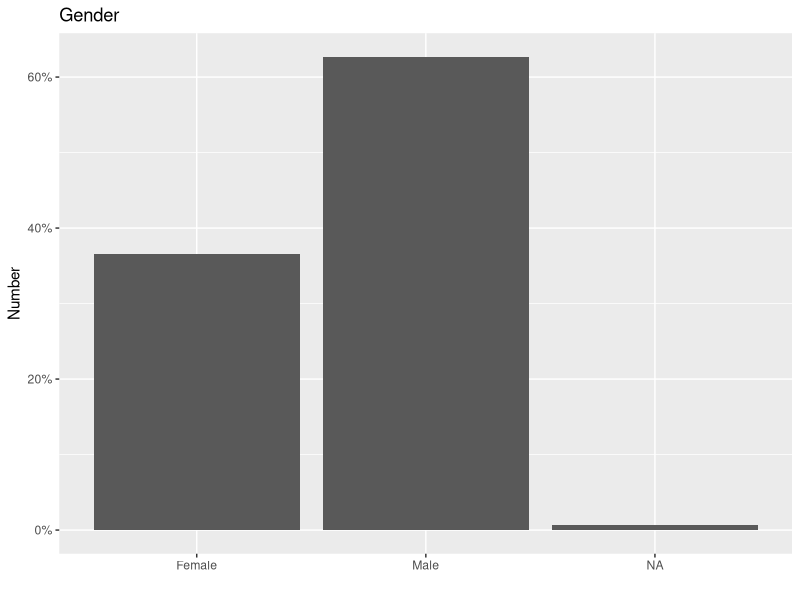
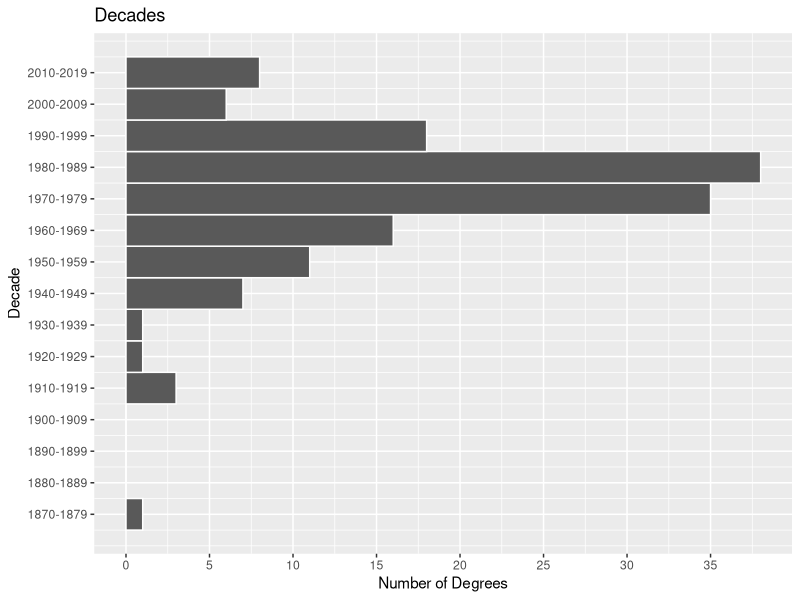
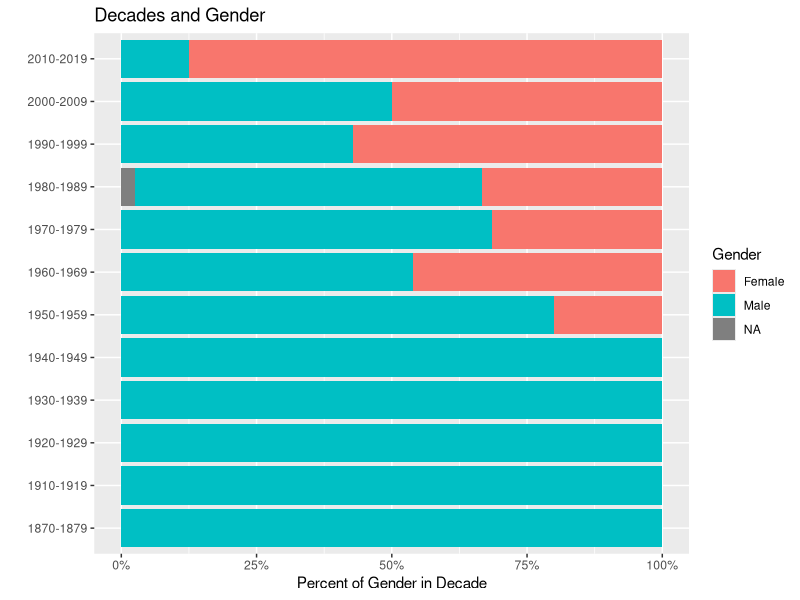
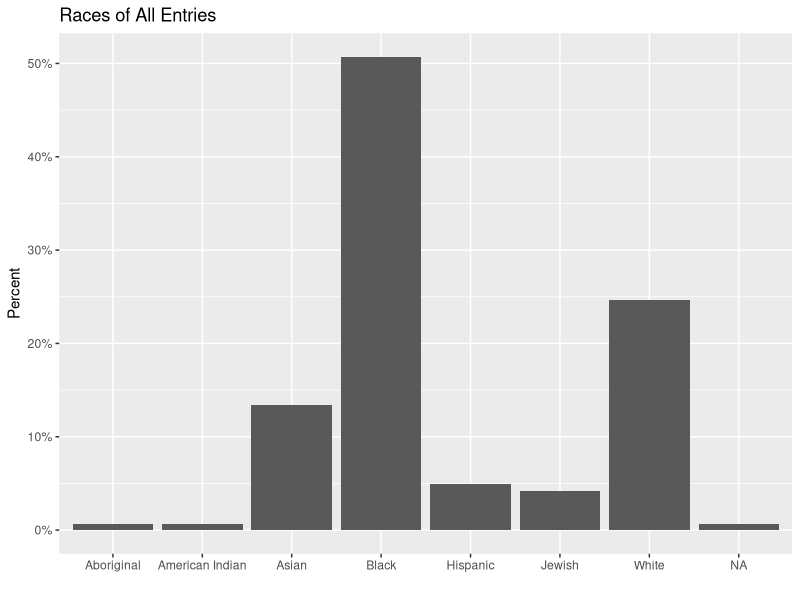
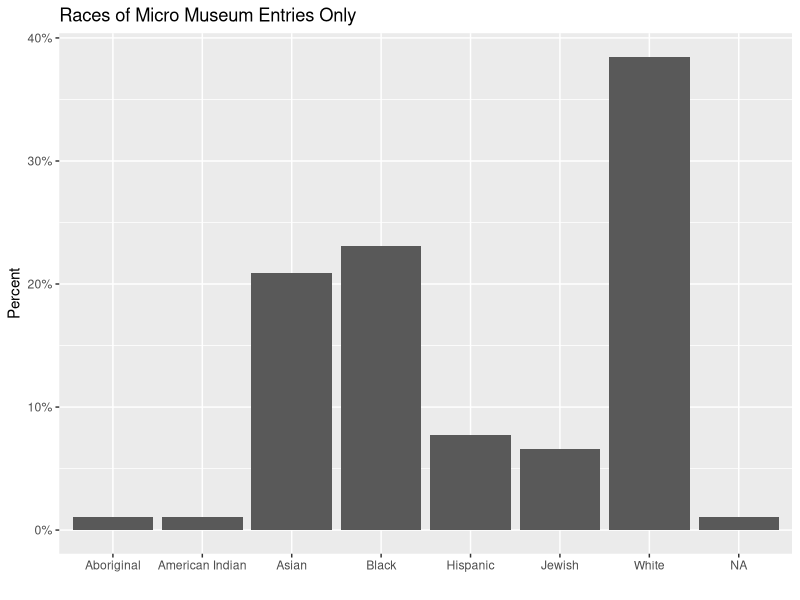
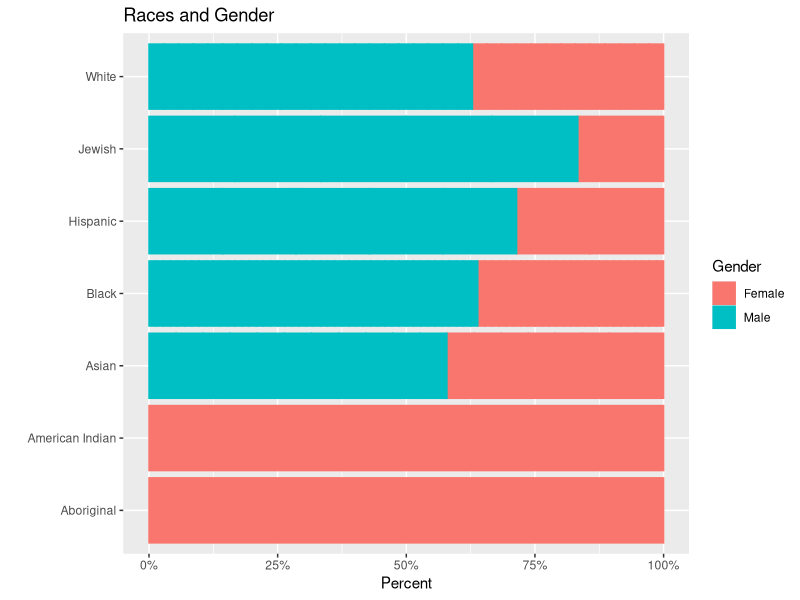
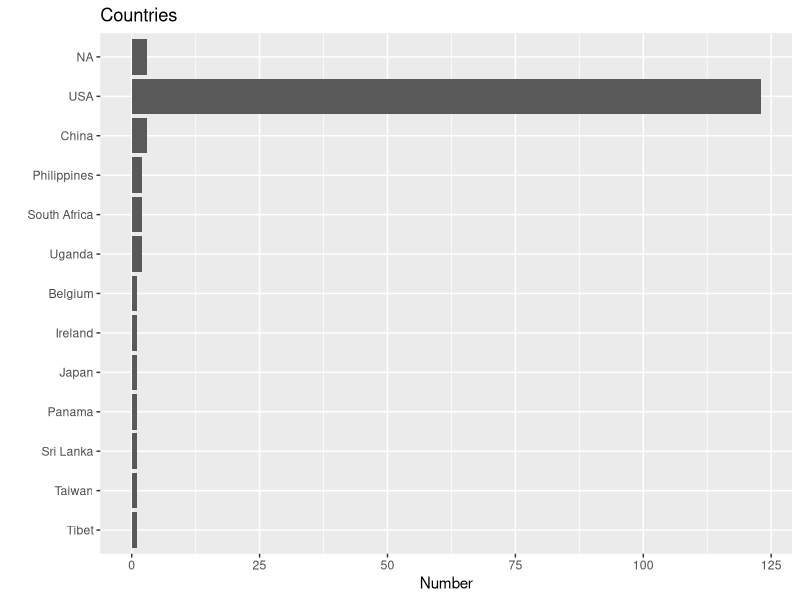
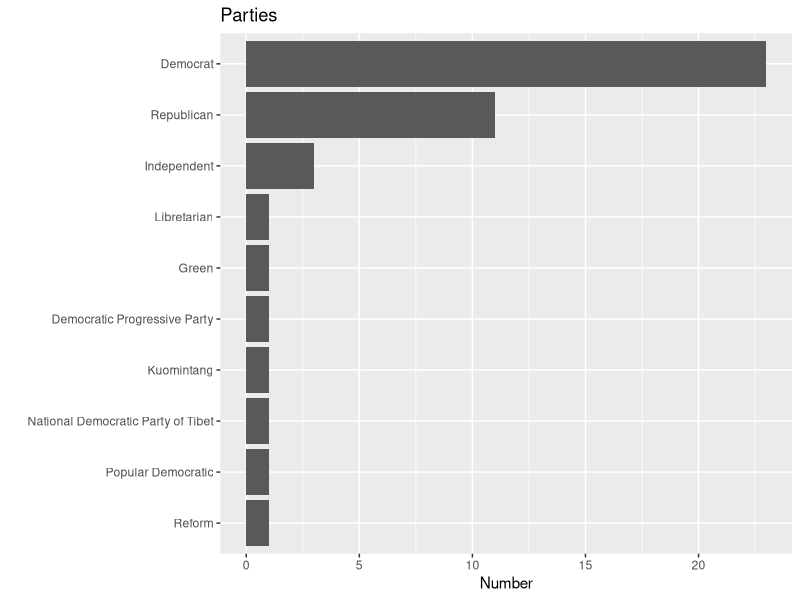

Generate these figures, in order, with R:
## ---- chunk 1
knitr::opts_chunk$set(echo = FALSE)
library(tidyverse)
## ---- chunk 2
x <- read_csv("phase1_airtable.csv", col_types = cols()) %>% 
  rename(name = `Name (Last, First)`, 
         degree = `HLS Degree(s)`,
         year = `Grad Date(s)`,
         category = `Position / Role`, 
         race = `Race`, 
         gender = `Gender`, 
         party = `Party`, 
         country = `Country`) %>% 
  select(name, degree, year, category, race, gender, party, country) %>% 
  drop_na(name)
## ---- chunk 3
x %>% 
  ggplot(aes(gender)) +
  geom_bar(aes(y = after_stat(count / sum(count)))) +
  scale_y_continuous(labels = scales::percent_format()) +
  labs(title = "Gender", 
       x = "",
       y = "Number") 
## ---- chunk 4
x %>% 
  separate_rows(year, sep = "\\s*/\\s*") %>% 
  mutate(year = str_replace_all(year, "[^0-9].*", "")) %>% 
  mutate(year = as.numeric(year)) %>% 
  ggplot(aes(y = year)) +
  geom_histogram(boundary = 1950, binwidth = 10, color = "white") +
  scale_y_continuous(breaks = seq(1875, 2015, 10),
                     labels = c("1870-1879", "1880-1889", "1890-1899", "1900-1909",
                                "1910-1919","1920-1929", "1930-1939", "1940-1949",
                                "1950-1959","1960-1969", "1970-1979", "1980-1989",
                                "1990-1999", "2000-2009", "2010-2019")) +
  scale_x_continuous(breaks = seq(0, 40, 5)) +
  labs(title = "Decades",
       x = "Number of Degrees",
       y = "Decade")
## ---- chunk 5
x %>%
  separate_rows(year, sep = "\\s*/\\s*") %>%
    mutate(year = str_replace_all(year, "[^0-9].*", "")) %>% 
  mutate(year = as.numeric(year)) %>%
  drop_na(year) %>% 
  mutate(decade = case_when(year >= 2010 & year <= 2019 ~ "2010-2019",
                            year >= 2000 & year <= 2009 ~ "2000-2009",
                            year >= 1990 & year <= 1999 ~ "1990-1999",
                            year >= 1980 & year <= 1989 ~ "1980-1989",
                            year >= 1970 & year <= 1979 ~ "1970-1979",
                            year >= 1960 & year <= 1969 ~ "1960-1969",
                            year >= 1950 & year <= 1969 ~ "1950-1959",
                            year >= 1940 & year <= 1949 ~ "1940-1949",
                            year >= 1930 & year <= 1939 ~ "1930-1939",
                            year >= 1920 & year <= 1929 ~ "1920-1929",
                            year >= 1910 & year <= 1919 ~ "1910-1919",
                            year >= 1870 & year <= 1879 ~ "1870-1879")) %>% 
  group_by(decade) %>% 
  mutate(total_in_decade = n()) %>% 
  mutate(percent_of_decade = 1 / total_in_decade) %>% 
  ggplot(aes(y = decade, x = percent_of_decade,  fill = gender, color =)) +
  geom_col() +
  scale_x_continuous(labels = scales::percent_format()) +
  labs(title = "Decades and Gender", 
       x = "Percent of Gender in Decade", 
       y = "", 
       fill = "Gender", 
       color = "Gender")
  
## ---- chunk 6
x %>% 
  mutate(race = case_when(str_detect(race, "Jewish") == TRUE ~ "Jewish",
                          str_detect(race, "Aboriginal") == TRUE ~ "Aboriginal",
                          str_detect(race, "Black") == TRUE ~ "Black", 
                          str_detect(race, "White") == TRUE ~ "White",
                          str_detect(race, "Hispanic") == TRUE ~ "Hispanic",
                          str_detect(race, "Asian") == TRUE ~ "Asian",
                          str_detect(race, "American Indian") == TRUE ~ "American Indian")) %>%
  ggplot(aes(race)) +
  geom_bar(aes(y = after_stat(count / sum(count)))) +
  labs(title = "Races of All Entries",
       x = "",
       y = "Percent") +
  scale_y_continuous(labels = scales::percent_format())

x %>% 
  mutate(race = case_when(str_detect(race, "Jewish") == TRUE ~ "Jewish",
                          str_detect(race, "Aboriginal") == TRUE ~ "Aboriginal",
                          str_detect(race, "Black") == TRUE ~ "Black", 
                          str_detect(race, "White") == TRUE ~ "White",
                          str_detect(race, "Hispanic") == TRUE ~ "Hispanic",
                          str_detect(race, "Asian") == TRUE ~ "Asian",
                          str_detect(race, "American Indian") == TRUE ~ "American Indian")) %>% 
  slice(1:91) %>% 
  ggplot(aes(race)) +
  geom_bar(aes(y = after_stat(count / sum(count)))) +
  labs(title = "Races of Micro Museum Entries Only",
       x = "",
       y = "Percent") +
  scale_y_continuous(labels = scales::percent_format())
## ---- chunk 7
x %>% 
  drop_na(race) %>% 
  mutate(race = case_when(str_detect(race, "Jewish") == TRUE ~ "Jewish",
                          str_detect(race, "Aboriginal") == TRUE ~ "Aboriginal",
                          str_detect(race, "Black") == TRUE ~ "Black", 
                          str_detect(race, "White") == TRUE ~ "White",
                          str_detect(race, "Hispanic") == TRUE ~ "Hispanic",
                          str_detect(race, "Asian") == TRUE ~ "Asian",
                          str_detect(race, "American Indian") == TRUE ~ "American Indian")) %>% 
  group_by(race) %>% 
  mutate(total_in_race = n()) %>% 
  mutate(percent_of_race = 1 / total_in_race) %>% 
  mutate(test_sum = sum(percent_of_race)) %>% 
  ggplot(aes(x = percent_of_race, y = race, fill = gender, color = gender)) +
  geom_col() +
  scale_x_continuous(labels = scales::percent_format()) +
  labs(title = "Races and Gender", 
       x = "Percent", 
       y = "",
       fill = "Gender",
       color = "Gender")
## ---- chunk 8
x %>% 
  mutate(country = str_replace_all(country, ",.*", "")) %>% 
  ggplot(aes(y = fct_rev(fct_infreq(country)))) +
  geom_bar() +
  labs(title = "Countries", 
       x = "Number",
       y = "")
## ---- chunk 9
x %>% 
  separate_rows(party, sep = "\\s*,\\s*") %>% 
  mutate(party = str_replace_all(party, "Independent", "I")) %>% 
  drop_na(party) %>% 
  ggplot(aes(y = party)) +
  geom_bar() +
  scale_y_discrete(limits = rev(c("D", "R", "I", "L", "Green", "Democratic Progressive Party",
                              "Kuomintang", "National Democratic Party of Tibet", 
                              "Popular Democratic", "Reform")),
                   labels = rev(c("Democrat", "Republican", "Independent", "Libretarian", 
                              "Green", "Democratic Progressive Party",
                              "Kuomintang", "National Democratic Party of Tibet", 
                              "Popular Democratic", "Reform"))) +
  labs(title = "Parties", 
       x = "Number", 
       y = "")
## ---- chunk 10
x %>% 
  separate_rows(party, sep = "\\s*,\\s*") %>% 
  drop_na(party) %>% 
  mutate(party = str_replace_all(party, "Independent", "I")) %>%
  filter(party %in% c("D", "R", "I", "L")) %>% 
  group_by(party) %>% 
  mutate(total_in_party = n()) %>% 
  mutate(percent_of_party = 1 / total_in_party) %>% 
  ggplot(aes(percent_of_party, party, fill = gender, color = gender)) +
  geom_col() +
  scale_y_discrete(labels = c("Democrat", "Independent", "Libretarian", "Republican")) +
  scale_x_continuous(labels = scales::percent_format()) +
  labs(title = "Parties and Gender",
       x = "Percent", 
       y = "", 
       fill = "Gender",
       color = "Gender")
## ---- chunk 11
x %>% 
   mutate(race = case_when(str_detect(race, "Jewish") == TRUE ~ "Jewish",
                          str_detect(race, "Aboriginal") == TRUE ~ "Aboriginal",
                          str_detect(race, "Black") == TRUE ~ "Black", 
                          str_detect(race, "White") == TRUE ~ "White",
                          str_detect(race, "Hispanic") == TRUE ~ "Hispanic",
                          str_detect(race, "Asian") == TRUE ~ "Asian",
                          str_detect(race, "American Indian") == TRUE ~ "American Indian")) %>% 
  filter(race %in% c("Jewish", "Black", "White", "Hispanic", "Asian")) %>% 
  mutate(race = factor(race,
                       levels = c("Black", "Asian", "Hispanic", "Jewish", "White"))) %>% 
  separate_rows(party, sep = "\\s*,\\s*") %>% 
  drop_na(party) %>% 
  mutate(party = str_replace_all(party, "Independent", "I")) %>%
  filter(party %in% c("D", "R", "I", "L")) %>% 
  group_by(party) %>% 
  mutate(total_in_party = n()) %>% 
  mutate(percent_of_party = 1 / total_in_party) %>% 
  ggplot(aes(percent_of_party, party, fill = race, color = race)) +
  geom_col() +
  scale_y_discrete(labels = c("Democrat", "Independent", "Libretarian", "Republican")) +
  scale_x_continuous(labels = scales::percent_format()) +
  scale_fill_manual(limits = c("Black", "Asian", "Hispanic", "Jewish", "White"),
                    values = c("black", "yellow2", "sienna", "steelblue3", "wheat")) +
  scale_color_manual(limits = c("Black", "Asian", "Hispanic", "Jewish", "White"),
                    values = c("black", "yellow2", "sienna", "steelblue3", "wheat")) +
  labs(title = "Parties and Race",
       x = "Percent", 
       y = "",
       fill = "Race",
       color = "Race")
## ---- chunk 12
x %>% 
  separate_rows(category, sep = ",") %>% 
  ggplot(aes(y = fct_rev(fct_infreq(category)))) +
  geom_bar() +
  labs(title = "Roles of All Phase One Entries", 
       x = "Number", 
       y = "")

x %>% 
  slice(1:91) %>% 
  separate_rows(category, sep = ",") %>% 
  ggplot(aes(y = fct_rev(fct_infreq(category)))) +
  geom_bar() +
  labs(title = "Roles of Micro Museum Only", 
       x = "Number", 
       y = "")
## ---- chunk 13
x %>% 
  separate_rows(category, sep = ",") %>% 
  group_by(category) %>% 
  mutate(total_in_category = n()) %>% 
  filter(total_in_category > 1) %>% 
  mutate(percent_of_category = 1 / total_in_category) %>% 
  ggplot(aes(percent_of_category, category, fill = gender, color = gender)) +
  geom_col() +
  scale_x_continuous(labels = scales::percent_format()) +
  labs(title = "Roles and Gender", 
       x = "Percent", 
       y = "", 
       fill = "Gender",
       color = "Gender")
## ---- chunk 14
x %>% 
  mutate(race = case_when(str_detect(race, "Jewish") == TRUE ~ "Jewish",
                          str_detect(race, "Aboriginal") == TRUE ~ "Aboriginal",
                          str_detect(race, "Black") == TRUE ~ "Black", 
                          str_detect(race, "White") == TRUE ~ "White",
                          str_detect(race, "Hispanic") == TRUE ~ "Hispanic",
                          str_detect(race, "Asian") == TRUE ~ "Asian",
                          str_detect(race, "American Indian") == TRUE ~ "American Indian")) %>% 
  filter(race %in% c("Jewish", "Black", "White", "Hispanic", "Asian")) %>% 
  mutate(race = factor(race,
                       levels = c("Black", "Asian", "Hispanic", "Jewish", "White"))) %>% 
  separate_rows(category, sep = ",") %>% 
  group_by(category) %>% 
  mutate(total_in_category = n()) %>% 
  filter(total_in_category > 1) %>% 
  mutate(percent_of_category = 1 / total_in_category) %>% 
  ggplot(aes(percent_of_category, category, fill = race, color = race)) +
  geom_col() +
  scale_x_continuous(labels = scales::percent_format()) +
  scale_fill_manual(limits = c("Black", "Asian", "Hispanic", "Jewish", "White"),
                    values = c("black", "yellow2", "sienna", "steelblue3", "wheat")) +
  scale_color_manual(limits = c("Black", "Asian", "Hispanic", "Jewish", "White"),
                    values = c("black", "yellow2", "sienna", "steelblue3", "wheat")) +
  labs(title = "Roles and Race", 
       x = "Percent", 
       y = "", 
       fill = "Race", 
       color = "Race")
## ---- chunk 15
x %>% 
  mutate(degree = str_replace_all(degree, ",", " & ")) %>% 
  ggplot(aes(y = fct_rev(fct_infreq(degree)))) +
  geom_bar() +
  labs(title = "Degrees", 
       x = "Number", 
       y = "")
## ---- chunk 16
x %>% 
   mutate(decade = case_when(year >= 2010 & year <= 2019 ~ "2010-2019",
                            year >= 2000 & year <= 2009 ~ "2000-2009",
                            year >= 1990 & year <= 1999 ~ "1990-1999",
                            year >= 1980 & year <= 1989 ~ "1980-1989",
                            year >= 1970 & year <= 1979 ~ "1970-1979",
                            year >= 1960 & year <= 1969 ~ "1960-1969",
                            year >= 1950 & year <= 1969 ~ "1950-1959",
                            year >= 1940 & year <= 1949 ~ "1940-1949",
                            year >= 1930 & year <= 1939 ~ "1930-1939",
                            year >= 1920 & year <= 1929 ~ "1920-1929",
                            year >= 1910 & year <= 1919 ~ "1910-1919",
                            year >= 1870 & year <= 1879 ~ "1870-1879")) %>% 
  group_by(degree) %>% 
  mutate(total_in_degree = n()) %>% 
  mutate(percent_of_degree = 1 / total_in_degree) %>% 
  filter(degree %in% c("J.D.", "LL.B.", "LL.M.")) %>% 
  ggplot(aes(percent_of_degree, degree, fill = decade, color = decade)) +
  geom_col() +
  scale_x_continuous(labels = scales::percent_format()) +
  labs(title = "Degrees and Decade", 
       x = "Percent",
       y = "", 
       fill = "Decade",
       color = "Decade")
